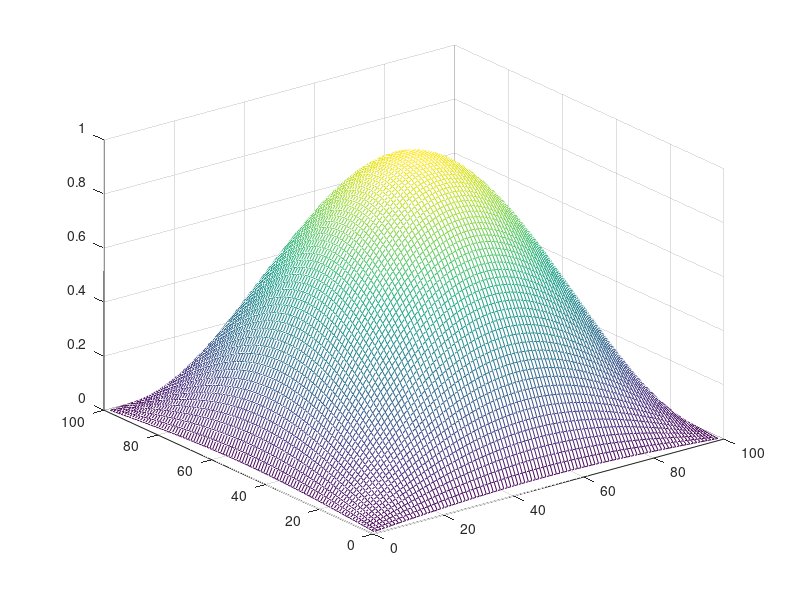
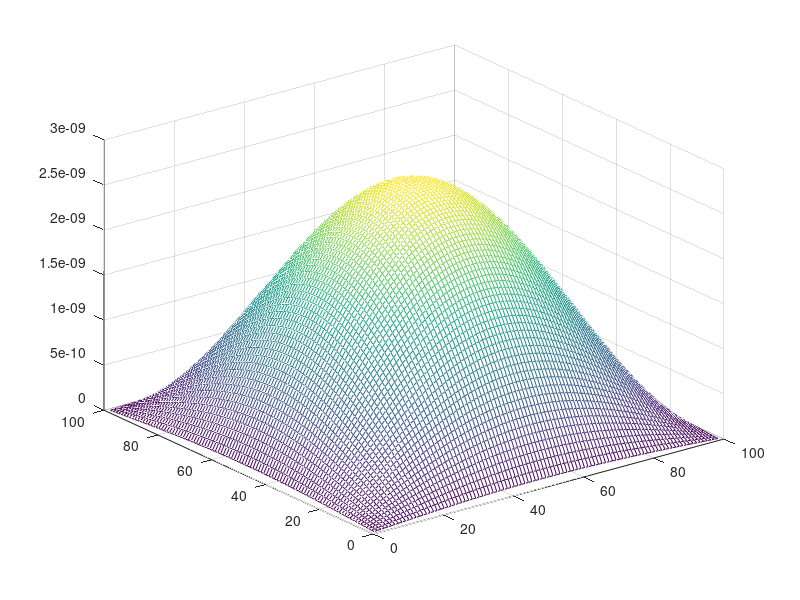

Write MATLAB code to recreate these figures, in order.
%%
clear;
clc;
 
% bisn per dimension 
n=100;

% mesh size per dimension
h=1/n;

% indentity matrices
I=speye(n-1); % to speye δεν κρατα μηδενικα 

e=ones(n-1,1);
T=spdiags([4*e -10*e 4*e],[-1 0 1],n-1,n-1);
T2=spdiags([1*e 1*e], [-1 1],n-1,n-1);

%create the matrix A 
A2D=1/(6*h^2)*(kron(I,T)+kron(T,I)+kron(T2,T2));

% form rhs
f=inline('-2*pi^2*sin(pi*x).*sin(pi*y)');
%solve 
x=h:h:1-h;
y=h:h:1-h;

[xx,yy]=ndgrid(x,y);
F=f(xx(:),yy(:));

D=-gallery('poisson',n-1);
x=A2D\(F+1/12*D*F);

mesh(reshape(x,n-1,n-1));
figure
ex=sin(pi*xx(:)).*sin(pi*yy(:));
mesh(reshape(abs(x-ex),n-1,n-1));

